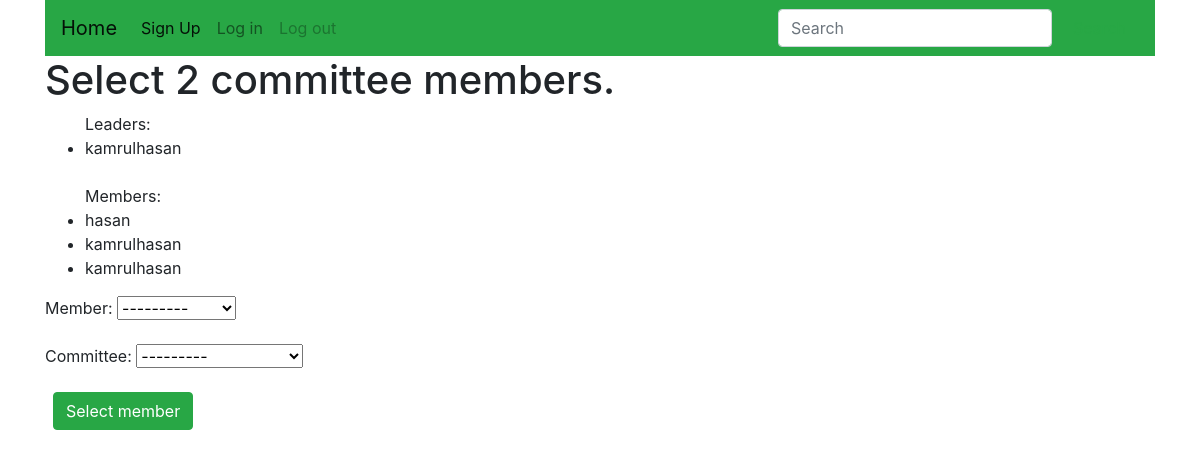
The app's page /committee/1/select_member/ (signed in) with its own data.
### committee/models.py (models this page shows)
class Committee(models.Model):
    creator = models.ForeignKey(
        CustomUser,
        on_delete=models.CASCADE
    )
    name = models.CharField(max_length=200, verbose_name='Committee Name')
    descriptions = models.TextField(max_length=1000)
    leaderNumber = models.IntegerField(null=False, verbose_name='Leader Number')
    memberNumber = models.IntegerField(null=False, verbose_name='Member Number')
    created_On = models.DateTimeField(auto_now_add=True)
    updated_On = models.DateTimeField(auto_now=True)
    class Meta:
        ordering = ['-created_On']
    def __str__(self):
        return self.name

class Leader(models.Model):
    committee = models.ForeignKey(
        Committee,
        on_delete=models.CASCADE
    )
    teacher = models.ForeignKey(
        CustomUser,
        on_delete=models.CASCADE
    )
    created_on = models.DateTimeField(auto_now_add=True)
    updated_on = models.DateTimeField(auto_now=True)
    def __str__(self):
        return self.teacher.username

class Member(models.Model):
    committee = models.ForeignKey(
        Committee,
        on_delete=models.CASCADE
    )
    teacher = models.ForeignKey(
        CustomUser,
        on_delete=models.CASCADE
    )
    created_on = models.DateTimeField(auto_now_add=True)
    updated_on = models.DateTimeField(auto_now=True)
    def __str__(self):
        return self.teacher.username

### users/models.py (models this page shows)
class CustomUser(AbstractUser):
    email = models.EmailField(max_length=50, unique=True)
    slug = models.SlugField(unique=True, null=True, blank=True)
    teacherID = models.CharField(max_length=10, blank=True)
    designations = models.CharField(max_length=100, blank=True)
    image = models.ImageField(blank=True, null=True, upload_to='profile-picture/')
    def __str__(self):
        return self.username

### committee/views.py (the view)
# urls.py: path('<int:pk>/select_member/', views.select_member, name='select_member'),
@login_required
@user_passes_test(lambda u: u.is_superuser)
def select_member(request, pk):
    committee = Committee.objects.get(pk=pk)
    member = Member.objects.filter(committee=committee)
    leader = Leader.objects.filter(committee=committee)
    print(member)
    lenMember = (len(member))
    member_number = committee.memberNumber
    print(member_number)
    if request.method == 'POST':
        member_form = MemberForm(request.POST)
        if member_form.is_valid():
            member_form.save(commit=False)
            teacher = member_form.cleaned_data['teacher']
            print(teacher)
            if len(member) < member_number:
                member_form.committee = committee
                member_form.save()
            else:
                messages.warning(request, 'You can\'t add more member, please press Finish link')
        return redirect('select_member', committee.pk)
    else:
        member_form = MemberForm()
    return render(request, 'committee/select_members.html',
                  {'member_form': member_form,
                   'committee': committee,
                   'lenMember': lenMember,
                   'memberNumber': member_number,
                   'member': member,
                   'leader': leader, })

### committee/forms.py
class MemberForm(forms.ModelForm):
    teacher = forms.ModelChoiceField(CustomUser.objects.all(), label='Member')
    class Meta:
        model = Member
        fields = ('teacher', 'committee')

### committee/templates/committee/select_members.html (shortened to what this page needs)
{% extends 'base.html' %}
{% block content %}
    <div class="container">
        <h1>Select {{ committee.memberNumber }} committee members.</h1>
        <ul class="message">
            Leaders:
            {% for leader in leader %}
                <li>{{ leader }}</li>
            {% endfor %}<br/>
            Members:
            {% for member in member %}
                <li>{{ member }}</li>
            {% endfor %}
        </ul>
        <form method="post" enctype="multipart/form-data">
            {{ member_form.as_p }}
            <button class="btn btn-success ml-2" type="submit">Select member</button>
        </form>
    </div>
{% endblock %}

### static/swe/profile.css (style rules this page uses)
body { margin-top:20px; }

### records on screen
Committee: memberNumber "2"
Leader: teacher.username "kamrulhasan"
Member: teacher.username "hasan"
Member: teacher.username "kamrulhasan"
Member: teacher.username "kamrulhasan"
